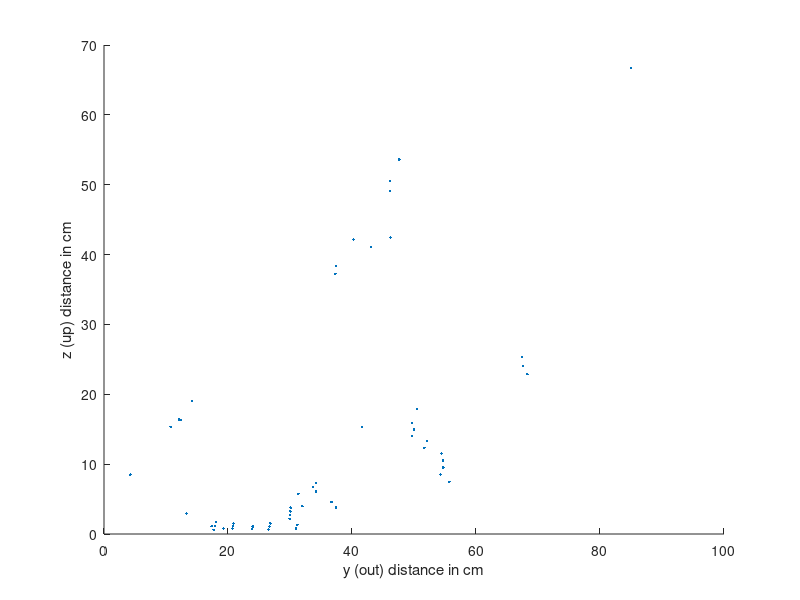

The MATLAB source for this figure:
%cd ..
%cd 'Year 2'
%cd 'PoE/poe-lab-2'
load positions.txt

hold on
plot(positions(:,2),positions(:,3),'.')
xlabel('y (out) distance in cm')
ylabel('z (up) distance in cm')